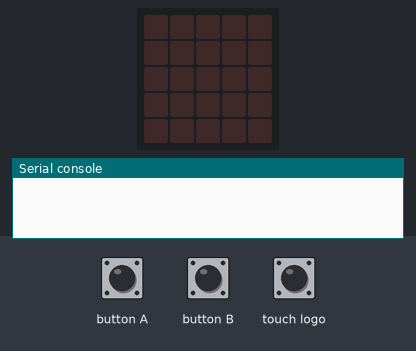
The program below on a simulated BBC micro:bit running MicroPython. On the bench: the board's 5×5 LED display, the last lines printed to the serial console. The inputs (shaded band) are chosen by the test bench. Random numbers come from a fixed seed.

Above: at 1.2 s.
1.3 s: button A pressed for 0.15 s
At 2.7 s:
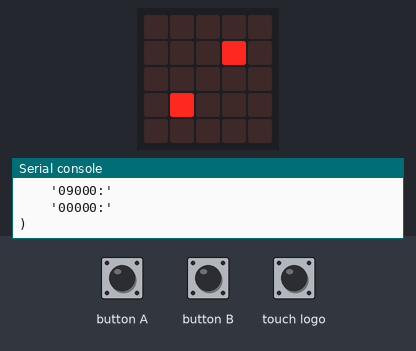
3.8 s: button B pressed for 0.15 s
At 5.8 s:
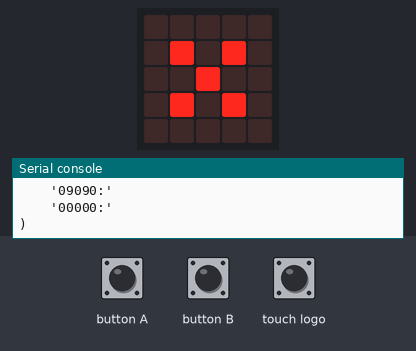
6.3 s: touch logo pressed for 0.15 s
At 7.7 s:
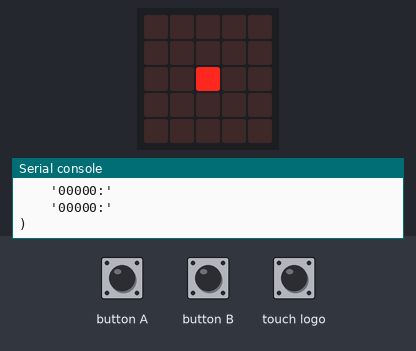
8.8 s: button A pressed for 1 s
At 10.8 s:
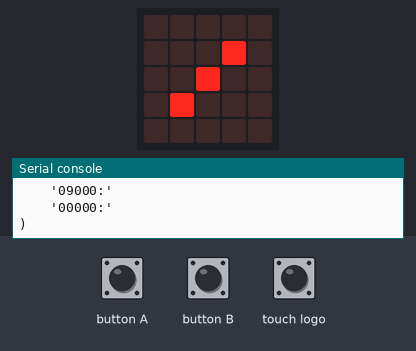
11.3 s: touch logo pressed for 3.2 s
At 11.6 s:
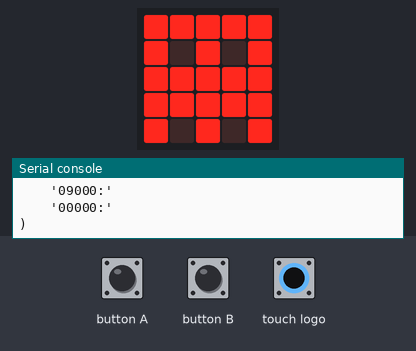
16.8 s: button B pressed for 1 s
At 19.3 s:
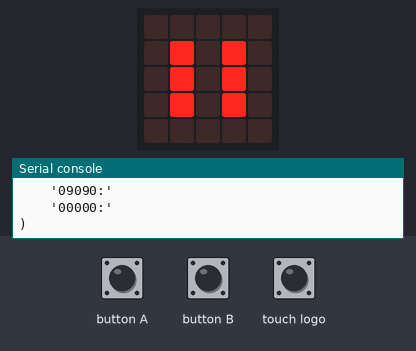
Timing chart, 0 to 20.3 s (numbered marks = the images above; inputs shaded):
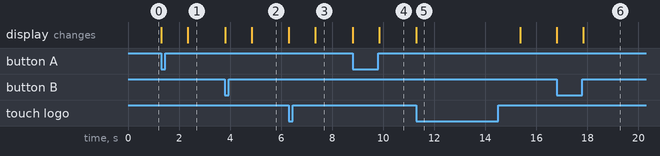

The program:

main.py
```python
from microbit import *
import random
import time
# startovací sekvence

jedna = (Image('00000:'
           '00000:'
           '00900:'
           '00000:'
           '00000'))

dva = (Image('00000:'
           '00090:'
           '00000:'
           '09000:'
           '00000'))

tri = (Image('00000:'
           '00090:'
           '00900:'
           '09000:'
           '00000'))

ctyri = (Image('00000:'
               '09090:'
               '00000:'
               '09090:'
               '00000'))

pet = (Image('00000:'
             '09090:'
             '00900:'
             '09090:'
             '00000'))

sest = (Image('00000:'
           '09090:'
           '09090:'
           '09090:'
           '00000'))


kocka = [jedna, dva, tri, ctyri, pet, sest]


#pořád
while True:
    if button_a.was_pressed() or button_b.was_pressed() or pin_logo.is_touched():
        display.clear()
        display.show(Image.GHOST)
        time.sleep(1)
        display.clear()
        x = random.choice(kocka)
        display.show(x)
        print(x)
```

Measured:
- after the input at 1.3 s, the display: first changes at once (image 1 shows a later state)
- after the input at 3.8 s, the display: first changes at once (image 2 shows a later state)
- after the input at 6.3 s, the display: first changes at once (image 3 shows a later state)
- after the input at 8.8 s, the display: first changes at once (image 4 shows a later state)
- after the input at 11.3 s, the display: changes at once (image 5)
- after the input at 16.8 s, the display: first changes at once (image 6 shows a later state)
